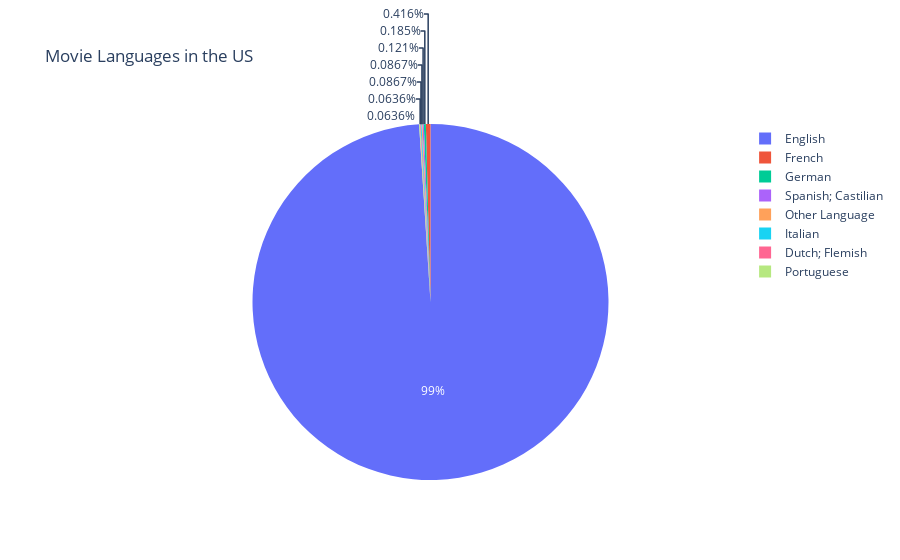

The notebook cell saved with this chart:
### Code cell
fig = px.pie(language_data, values='count', names='English', title='Movie Languages in the US')
fig.show()

### Figure 1 — Plotly figure (JSON) as saved in the notebook; plotly's stock layout.template omitted (floating-point values rounded to 4 significant figures)
{"data": [{"domain": {"x": [0, 1], "y": [0, 1]}, "hovertemplate": "English=%{label}<br>count=%{value}<extra></extra>", "labels": ["Other Language", "Other Language", "Other Language", "German", "English", "Other Language", "Spanish; Castilian", "French", "Other Language", "Italian", "Other Language", "Dutch; Flemish", "Portuguese", "Other Language", "Other Language", "Other Language"], "legendgroup": "", "name": "", "showlegend": true, "type": "pie", "values": [3, 1, 2, 32, 17126, 1, 21, 72, 1, 15, 1, 11, 11, 2, 2, 2]}], "layout": {"legend": {"tracegroupgap": 0}, "title": {"text": "Movie Languages in the US"}}}
